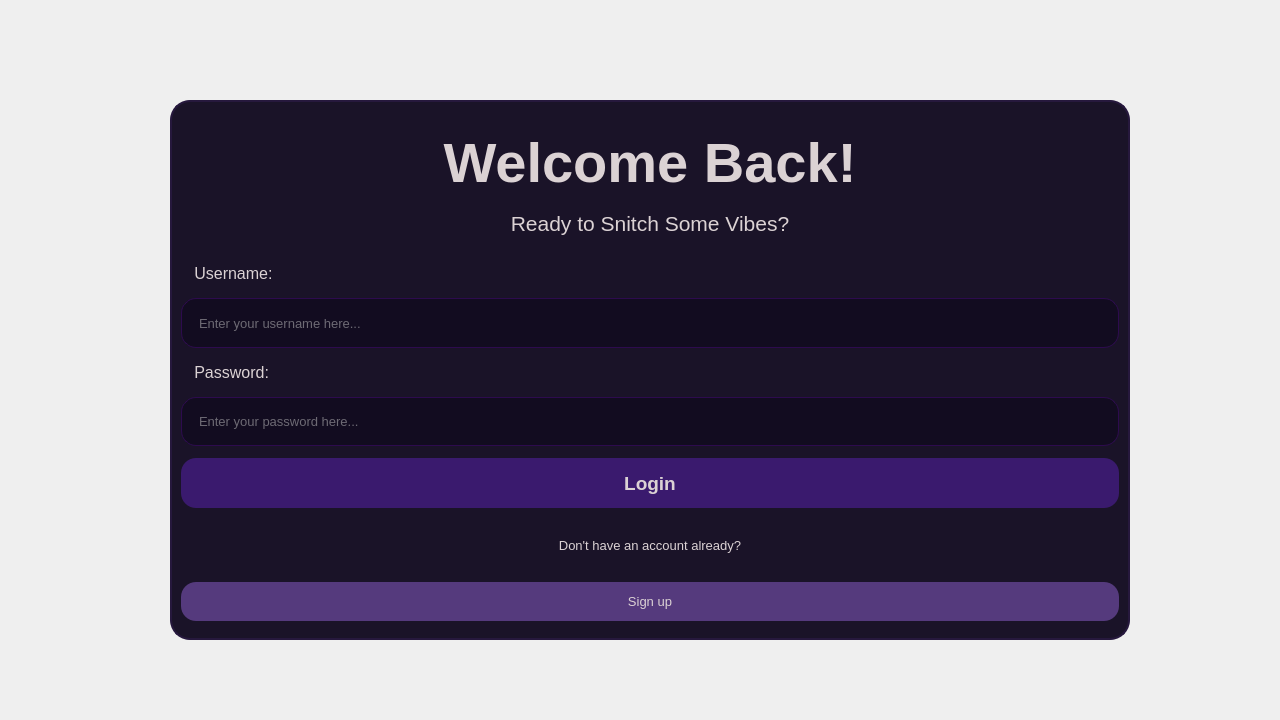
<?xml version="1.0" encoding="UTF-8"?>
<ui version="4.0">
 <class>LoginWindow</class>
 <widget class="QWidget" name="LoginWindow">
  <property name="geometry">
   <rect>
    <x>0</x>
    <y>0</y>
    <width>1280</width>
    <height>720</height>
   </rect>
  </property>
  <property name="minimumSize">
   <size>
    <width>1280</width>
    <height>720</height>
   </size>
  </property>
  <property name="maximumSize">
   <size>
    <width>1280</width>
    <height>720</height>
   </size>
  </property>
  <property name="windowTitle">
   <string>Form</string>
  </property>
  <property name="styleSheet">
   <string notr="true">QWidget {
    background: qlineargradient(
        spread:pad,
        x1:0, y1:0,
        x2:1, y2:1,
        stop:0 #1c192b,
        stop:0.2 #434262,
        stop:0.4 #25223c,
        stop:0.6 #363353,
        stop:1 #151321
    );
}</string>
  </property>
  <widget class="QFrame" name="mainCard">
   <property name="geometry">
    <rect>
     <x>170</x>
     <y>100</y>
     <width>960</width>
     <height>540</height>
    </rect>
   </property>
   <property name="minimumSize">
    <size>
     <width>960</width>
     <height>540</height>
    </size>
   </property>
   <property name="maximumSize">
    <size>
     <width>960</width>
     <height>540</height>
    </size>
   </property>
   <property name="styleSheet">
    <string notr="true">QFrame#mainCard {
    background-color: #1a1328;
    border-radius: 20px;
    border: 2px solid #26183d;
}


</string>
   </property>
   <property name="frameShape">
    <enum>QFrame::StyledPanel</enum>
   </property>
   <property name="frameShadow">
    <enum>QFrame::Raised</enum>
   </property>
   <layout class="QVBoxLayout" name="verticalLayout_2">
    <item>
     <widget class="QLabel" name="lblTitle">
      <property name="minimumSize">
       <size>
        <width>100</width>
        <height>70</height>
       </size>
      </property>
      <property name="maximumSize">
       <size>
        <width>16777215</width>
        <height>50</height>
       </size>
      </property>
      <property name="font">
       <font>
        <family>Segoe UI</family>
        <pointsize>42</pointsize>
        <weight>75</weight>
        <bold>true</bold>
       </font>
      </property>
      <property name="styleSheet">
       <string notr="true">color: #dbd2d4;
background-color: #1a1328;

</string>
      </property>
      <property name="text">
       <string>Welcome Back!</string>
      </property>
      <property name="scaledContents">
       <bool>false</bool>
      </property>
      <property name="alignment">
       <set>Qt::AlignCenter</set>
      </property>
     </widget>
    </item>
    <item>
     <widget class="QLabel" name="lblSlogan">
      <property name="minimumSize">
       <size>
        <width>0</width>
        <height>50</height>
       </size>
      </property>
      <property name="maximumSize">
       <size>
        <width>16777215</width>
        <height>50</height>
       </size>
      </property>
      <property name="font">
       <font>
        <family>Segoe UI</family>
        <pointsize>16</pointsize>
       </font>
      </property>
      <property name="styleSheet">
       <string notr="true">color: #dbd2d4;
background-color: #1a1328;

</string>
      </property>
      <property name="text">
       <string>&lt;html&gt;&lt;head/&gt;&lt;body&gt;&lt;p&gt;Ready to Snitch Some Vibes?&lt;/p&gt;&lt;/body&gt;&lt;/html&gt;</string>
      </property>
      <property name="alignment">
       <set>Qt::AlignCenter</set>
      </property>
      <property name="wordWrap">
       <bool>true</bool>
      </property>
     </widget>
    </item>
    <item>
     <widget class="QLabel" name="lblUsername">
      <property name="minimumSize">
       <size>
        <width>0</width>
        <height>25</height>
       </size>
      </property>
      <property name="maximumSize">
       <size>
        <width>16777215</width>
        <height>25</height>
       </size>
      </property>
      <property name="font">
       <font>
        <family>Segoe UI</family>
        <pointsize>12</pointsize>
       </font>
      </property>
      <property name="styleSheet">
       <string notr="true">color: #dbd2d4;
background-color: #1a1328;</string>
      </property>
      <property name="text">
       <string>   Username:</string>
      </property>
     </widget>
    </item>
    <item>
     <widget class="QLineEdit" name="txtUsername">
      <property name="minimumSize">
       <size>
        <width>0</width>
        <height>50</height>
       </size>
      </property>
      <property name="font">
       <font>
        <family>Segoe UI</family>
        <pointsize>10</pointsize>
       </font>
      </property>
      <property name="styleSheet">
       <string notr="true">background-color: #120c20;
color:#C8C8C8;
border: 1px solid #2D0B4E;
border-radius: 15px;
padding: 15px;
</string>
      </property>
      <property name="placeholderText">
       <string>Enter your username here...</string>
      </property>
     </widget>
    </item>
    <item>
     <widget class="QLabel" name="label">
      <property name="maximumSize">
       <size>
        <width>16777215</width>
        <height>25</height>
       </size>
      </property>
      <property name="font">
       <font>
        <family>Segoe UI</family>
        <pointsize>12</pointsize>
       </font>
      </property>
      <property name="styleSheet">
       <string notr="true">color: #dbd2d4;
background-color: #1a1328;</string>
      </property>
      <property name="text">
       <string>   Password:</string>
      </property>
     </widget>
    </item>
    <item>
     <widget class="QLineEdit" name="txtPass">
      <property name="font">
       <font>
        <family>Segoe UI</family>
        <pointsize>10</pointsize>
       </font>
      </property>
      <property name="styleSheet">
       <string notr="true">background-color: #120c20;
color: #C8C8C8;
border: 1px solid #2D0B4E;
border-radius: 15px;
padding: 15px;
</string>
      </property>
      <property name="echoMode">
       <enum>QLineEdit::Password</enum>
      </property>
      <property name="placeholderText">
       <string>Enter your password here...</string>
      </property>
     </widget>
    </item>
    <item>
     <widget class="QPushButton" name="btnLogin">
      <property name="minimumSize">
       <size>
        <width>0</width>
        <height>50</height>
       </size>
      </property>
      <property name="font">
       <font>
        <family>Segoe UI</family>
        <pointsize>14</pointsize>
        <weight>75</weight>
        <bold>true</bold>
       </font>
      </property>
      <property name="styleSheet">
       <string notr="true">QPushButton {
background-color: #3a1a6e;
color: #dbd2d4;
border-radius: 15px;
padding: 12px;

}

QPushButton:hover {
    background-color: #892CDC;
}
</string>
      </property>
      <property name="text">
       <string>Login</string>
      </property>
     </widget>
    </item>
    <item>
     <widget class="QLabel" name="label_2">
      <property name="minimumSize">
       <size>
        <width>0</width>
        <height>50</height>
       </size>
      </property>
      <property name="maximumSize">
       <size>
        <width>16777215</width>
        <height>50</height>
       </size>
      </property>
      <property name="font">
       <font>
        <family>Segoe UI</family>
        <pointsize>10</pointsize>
       </font>
      </property>
      <property name="styleSheet">
       <string notr="true">color: #dbd2d4;
background-color: #1a1328;</string>
      </property>
      <property name="text">
       <string>Don't have an account already?</string>
      </property>
      <property name="alignment">
       <set>Qt::AlignCenter</set>
      </property>
     </widget>
    </item>
    <item>
     <widget class="QPushButton" name="btnGoToSignUp">
      <property name="font">
       <font>
        <family>Segoe UI</family>
        <pointsize>10</pointsize>
       </font>
      </property>
      <property name="styleSheet">
       <string notr="true">QPushButton {
background-color: #553a7d;
color: #dbd2d4;
border-radius: 15px;
padding: 12px;

}

QPushButton:hover {
    background-color: #892CDC;
}</string>
      </property>
      <property name="text">
       <string>Sign up</string>
      </property>
     </widget>
    </item>
   </layout>
  </widget>
 </widget>
 <resources/>
 <connections/>
</ui>
